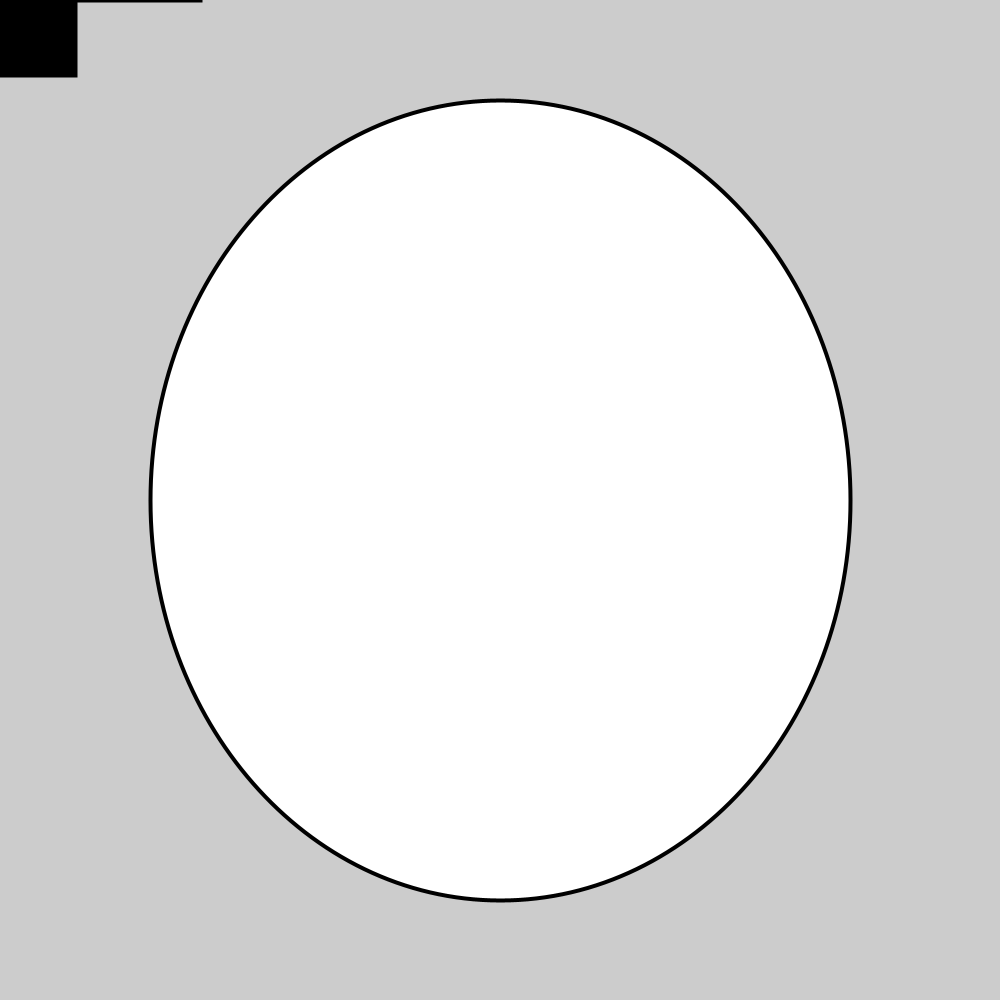
Frame 1 (no input)
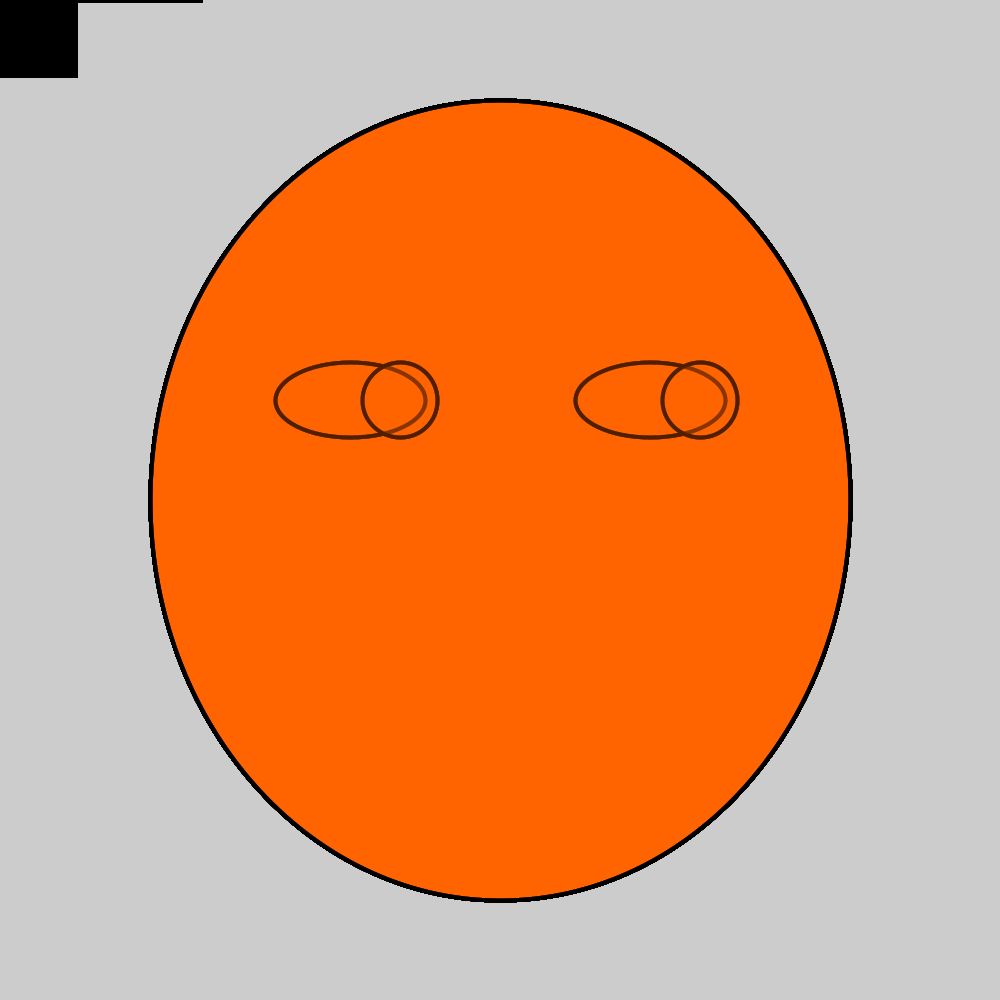
Frame 60 (the mouse pressed at the canvas centre just before this capture)
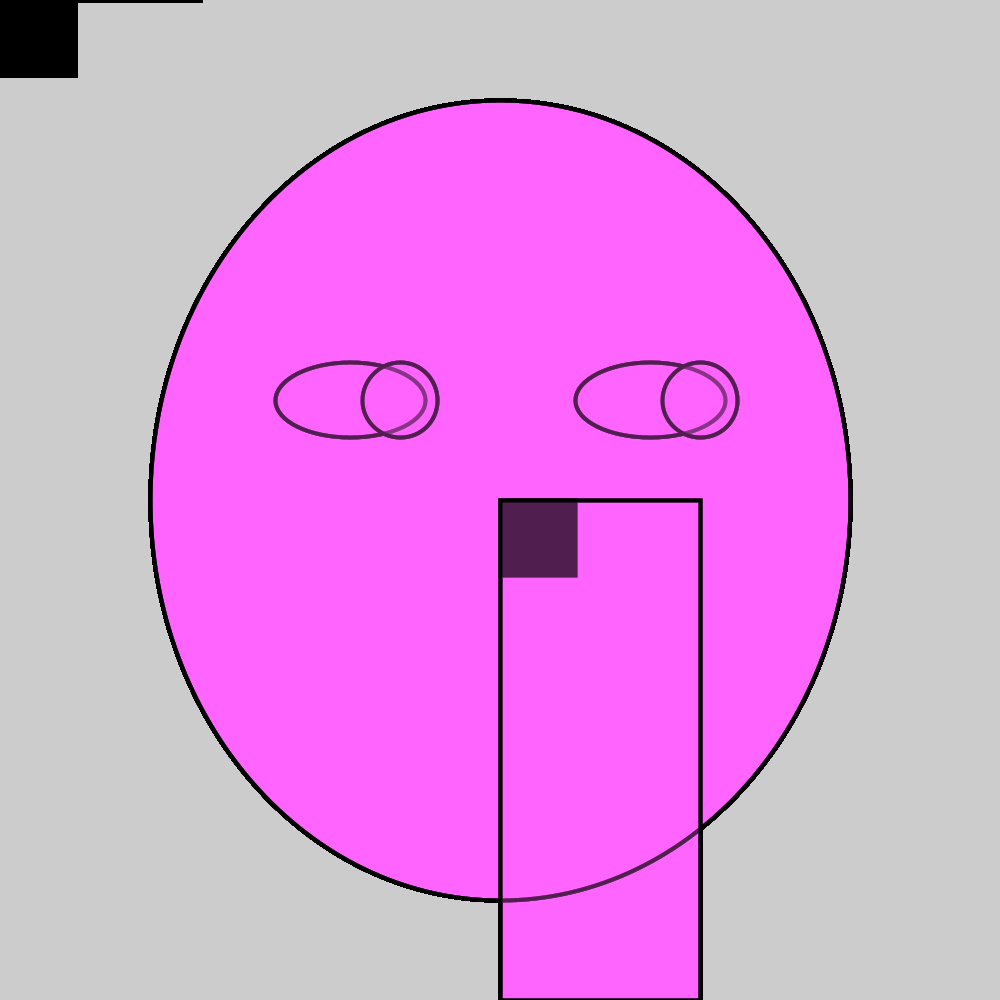
Frame 120 (the mouse held since frame 60 and released just before this capture)

The Processing sketch that drew these frames (run headless with seeded random() and noise(); from frame 60 on, the mouse is pressed at the canvas centre):

// Processing sketch: processing_45242
// ── processing_45242.pde

void setup(){
  size(1000,1000);
}

void draw(){
  strokeWeight(4);
  ellipse(350,400,150,75);
  ellipse(650,400,150,75);
  ellipse(400,400,75,75);
  ellipse(700,400,75,75);
  ellipse(500,500,700,800);
  fill(0,0,0);
  rect(mouseX,mouseY, 75,75);
  fill(255,100,mouseX,80);
  rect(mouseX,mouseY,200,mouseY);
}
